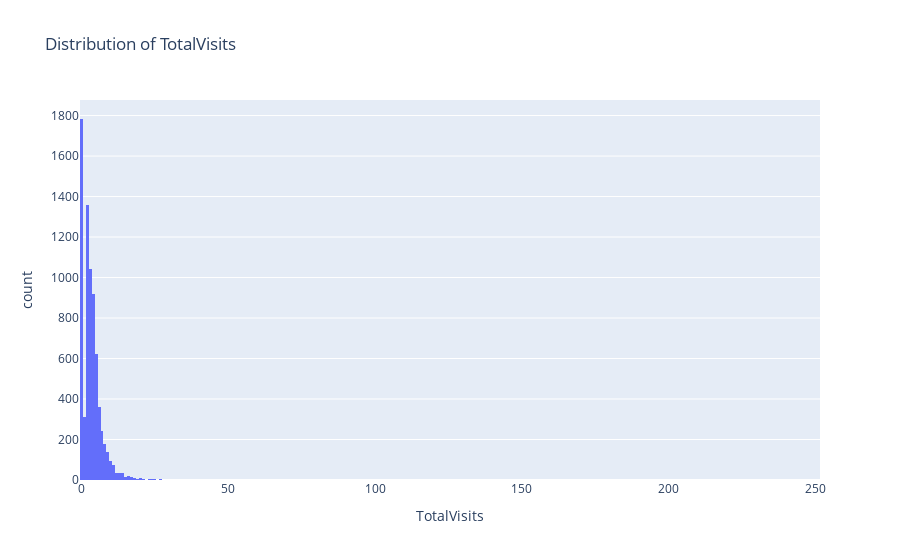
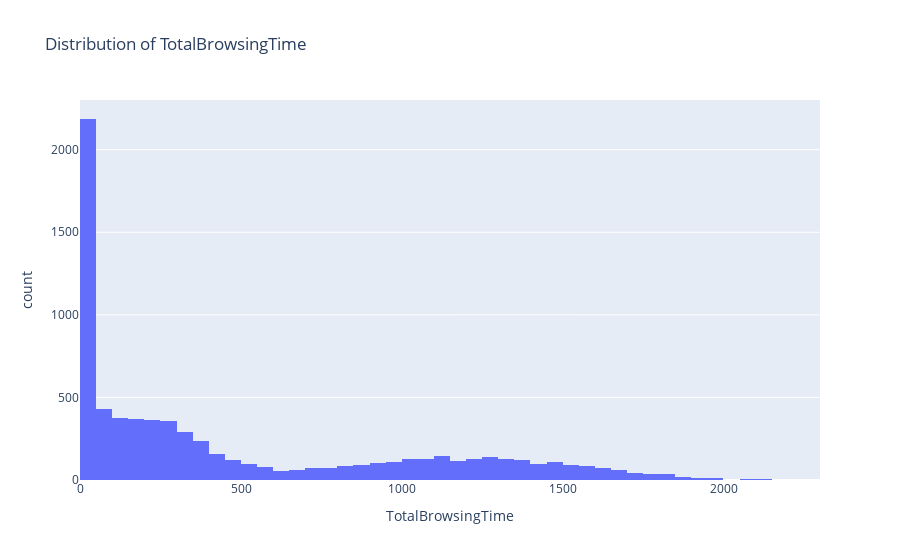
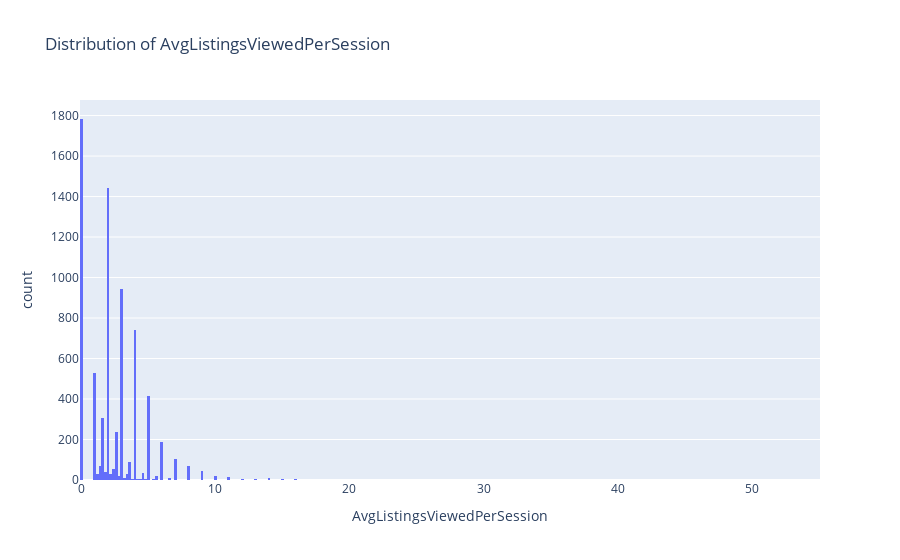

Notebook code cell kept with these figures, in order:
### Code cell
# Distribution of numerical features
numerical_features = ["TotalVisits", "TotalBrowsingTime", "AvgListingsViewedPerSession"]
for feature in numerical_features:
    fig = px.histogram(train.toPandas(), x=feature, title=f'Distribution of {feature}')
    fig.show()

### Figure 1 — Plotly figure (JSON) as saved in the notebook; plotly's stock layout.template omitted (floating-point values rounded to 4 significant figures; data arrays with more than 128 entries replaced by an {"elided": "..."} marker saying what was removed)
{"data": [{"alignmentgroup": "True", "bingroup": "x", "hovertemplate": "TotalVisits=%{x}<br>count=%{y}<extra></extra>", "legendgroup": "", "marker": {"color": "#636efa", "pattern": {"shape": ""}}, "name": "", "offsetgroup": "", "orientation": "v", "showlegend": false, "type": "histogram", "x": {"elided": "7434 int values"}, "xaxis": "x", "yaxis": "y"}], "layout": {"barmode": "relative", "legend": {"tracegroupgap": 0}, "title": {"text": "Distribution of TotalVisits"}, "xaxis": {"anchor": "y", "domain": [0, 1], "title": {"text": "TotalVisits"}}, "yaxis": {"anchor": "x", "domain": [0, 1], "title": {"text": "count"}}}}

### Figure 2 — Plotly figure (JSON) as saved in the notebook; plotly's stock layout.template omitted (floating-point values rounded to 4 significant figures; data arrays with more than 128 entries replaced by an {"elided": "..."} marker saying what was removed)
{"data": [{"alignmentgroup": "True", "bingroup": "x", "hovertemplate": "TotalBrowsingTime=%{x}<br>count=%{y}<extra></extra>", "legendgroup": "", "marker": {"color": "#636efa", "pattern": {"shape": ""}}, "name": "", "offsetgroup": "", "orientation": "v", "showlegend": false, "type": "histogram", "x": {"elided": "7434 int values"}, "xaxis": "x", "yaxis": "y"}], "layout": {"barmode": "relative", "legend": {"tracegroupgap": 0}, "title": {"text": "Distribution of TotalBrowsingTime"}, "xaxis": {"anchor": "y", "domain": [0, 1], "title": {"text": "TotalBrowsingTime"}}, "yaxis": {"anchor": "x", "domain": [0, 1], "title": {"text": "count"}}}}

### Figure 3 — Plotly figure (JSON) as saved in the notebook; plotly's stock layout.template omitted (floating-point values rounded to 4 significant figures; data arrays with more than 128 entries replaced by an {"elided": "..."} marker saying what was removed)
{"data": [{"alignmentgroup": "True", "bingroup": "x", "hovertemplate": "AvgListingsViewedPerSession=%{x}<br>count=%{y}<extra></extra>", "legendgroup": "", "marker": {"color": "#636efa", "pattern": {"shape": ""}}, "name": "", "offsetgroup": "", "orientation": "v", "showlegend": false, "type": "histogram", "x": {"elided": "7434 float values"}, "xaxis": "x", "yaxis": "y"}], "layout": {"barmode": "relative", "legend": {"tracegroupgap": 0}, "title": {"text": "Distribution of AvgListingsViewedPerSession"}, "xaxis": {"anchor": "y", "domain": [0, 1], "title": {"text": "AvgListingsViewedPerSession"}}, "yaxis": {"anchor": "x", "domain": [0, 1], "title": {"text": "count"}}}}
